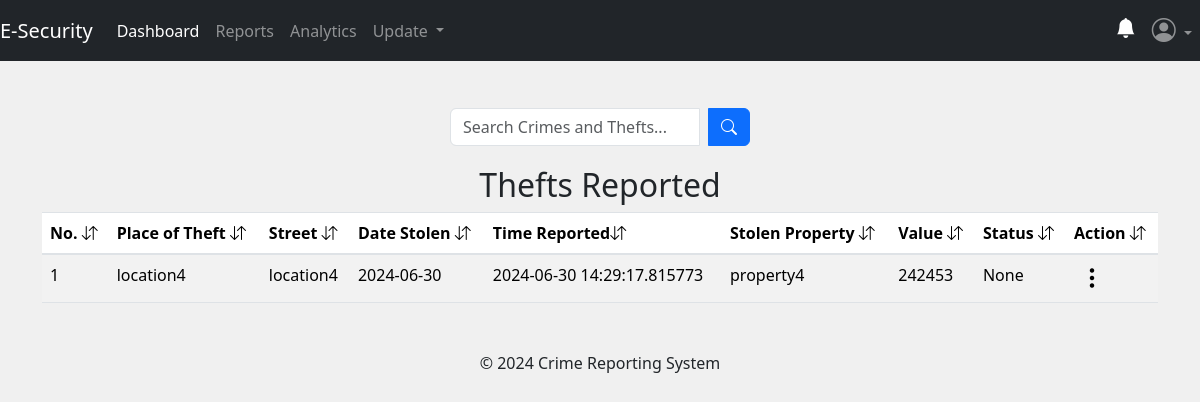
/admin/reports_status (signed in), run on an earlier commit of the app's database.
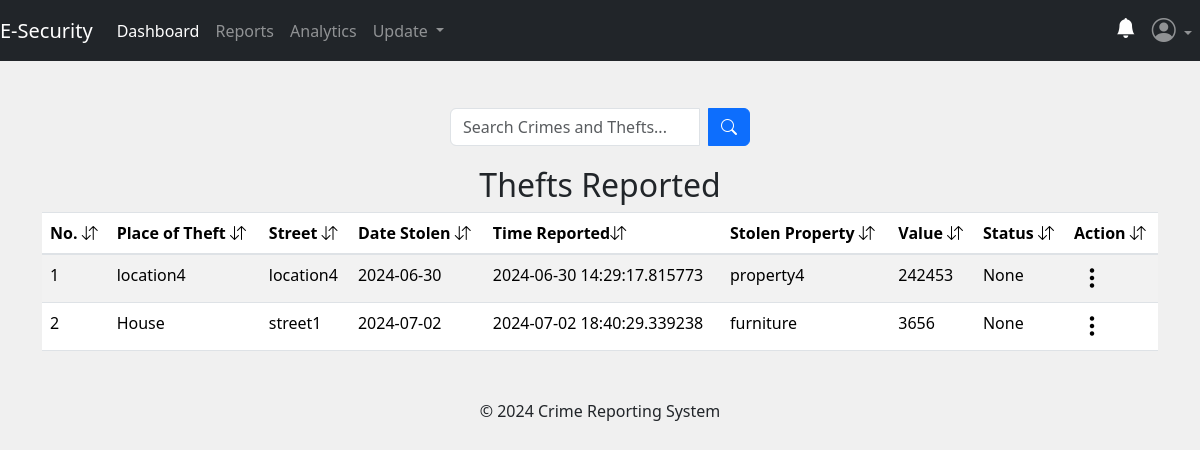
And on a later commit of the database.
### app/posts/models.py (models this page shows, shortened)
class Theft(db.Model, UserMixin):
    theft_id = db.Column(db.Integer, primary_key=True)
    place_of_theft = db.Column(db.String(50), nullable=False)
    street_address = db.Column(db.String(30), nullable=False)
    city = db.Column(db.String(10), nullable=False)
    date_of_theft = db.Column(db.String(10), nullable=False)
    reported_by = db.Column(db.String(10), nullable=True)
    phone_number = db.Column(db.String(10), nullable=False)
    value = db.Column(db.Integer, nullable=False)
    time_of_theft = db.Column(db.String(10), nullable=False)
    stolen_property = db.Column(db.Text, nullable=False)
    description = db.Column(db.Text, nullable=False)
    theft_status = db.Column(db.String(10), nullable=True)
    latitude = db.Column(db.Float)
    longitude = db.Column(db.Float)
    theft_file_upload = db.Column(db.Text, nullable=True)
    theft_file_name = db.Column(db.Text, nullable=True)
    theft_mimetype = db.Column(db.Text, nullable=True)
    date_theft_received = db.Column(db.DateTime(timezone=True), nullable=False, default=func.now())
    victim_id = db.Column(db.Integer, db.ForeignKey('user.id'))

### app/admins/routes.py (the view)
@admins.route('/admin/reports_status')
@admin_required
def reportStatus():
    search_theft = request.args.get('search_theft', '')
    try:
        if search_theft:
            thefts = Theft.query.filter(
                Theft.place_of_theft.ilike(f'%{search_theft}%') |
                Theft.street_address.ilike(f'%{search_theft}%') |
                Theft.date_of_theft.ilike(f'%{search_theft}%') |
                Theft.time_of_theft.ilike(f'%{search_theft}%') |
                Theft.date_theft_received.ilike(f'%{search_theft}%') |
                Theft.theft_status.ilike(f'%{search_theft}%')
            ).all()
        else:
            thefts = Theft.query.all()
    except:
        current_app.logger.error("Database error:")
        flash("No report with the keyword.", "warning")
        return redirect(url_for('admins.reportStatus'))
    return render_template('admin/reports_status.html', title='Reports Status', thefts=thefts)

### app/__init__.py (called while the page is built)
@login_manager.user_loader
def load_user(user_id):
    return models.User.query.get(user_id)

### app/admins/routes.py (called while the page is built)
def admin_required(f):
    @wraps(f)
    def decorated_function(*args, **kwargs):
        if not session.get('admin_id'):
            flash('You need to be logged in as an admin to access the page.', 'danger')
            return redirect(url_for('admins.adminIndex'))
        return f(*args, **kwargs)
    return decorated_function

### app/templates/admin/reports_status.html (shortened to what this page needs)
{% extends 'admin/layout.html' %}
{% block content %}
<div class="container">
<form method="GET" action="{{ url_for('admins.reportStatus') }}" class="search-form">
    <div class="input-group search-input">
        <input type="text" name="search_theft" class="form-control" placeholder="Search Crimes and Thefts...">
        <div class="input-group-append ms-2">
            <button type="submit" class="btn btn-primary">
                <i class="bi bi-search"></i>
            </button>
        </div>
    </div>
</form>
{% if thefts %}
<table class="table table-striped table-hover">
  <h2 style="text-align: center;">Thefts Reported</h2>
  <thead>
      <tr>
          <th scope="col">No. <i class="bi bi-arrow-down-up"></i></th>
          <th scope="col">Place of Theft <i class="bi bi-arrow-down-up"></i></th>
          <th scope="col">Street <i class="bi bi-arrow-down-up"></i></th>
          <th scope="col">Date Stolen <i class="bi bi-arrow-down-up"></i></th>
          <th scope="col">Time Reported<i class="bi bi-arrow-down-up"></i></th>
          <th scope="col">Stolen Property <i class="bi bi-arrow-down-up"></i></th>
          <th scope="col">Value <i class="bi bi-arrow-down-up"></i></th>
          <th scope="col">Status <i class="bi bi-arrow-down-up"></i></th>
          <th scope="col">Action <i class="bi bi-arrow-down-up"></i></th>
      </tr>
  </thead>
  <tbody>
      {% for theft in thefts %}
          <tr>
              <td>{{ loop.index }}</td>
              <td>{{ theft.place_of_theft }}</td>
              <td>{{ theft.street_address }}</td>
              <td>{{ theft.date_of_theft }}</td>
              <td>{{ theft.date_theft_received }}</td>
              <td>{{ theft.stolen_property }}</td>
              <td>{{ theft.value }}</td>
              <td>{{ theft.theft_status }}</td>
              <td>
                <div class="dropdown">
                    <button class="three-dots-btn" type="button" id="dropdownMenuButton{{ theft.theft_id }}" data-bs-toggle="dropdown" aria-expanded="false">
                        <i class="bi bi-three-dots-vertical h4"></i>
                    </button>
                </div>
              </td>
          </tr>
      {% endfor %}
  </tbody>
</table>
{% endif %}
</div>
{% endblock content %}

What changed in the data, as far as the page shows it:
added Theft: place_of_theft "House", street_address "street1", date_of_theft "2024-07-02", date_theft_received "2024-07-02 18:40:29.339238", stolen_property "furniture", value "3656", theft_status "None"
